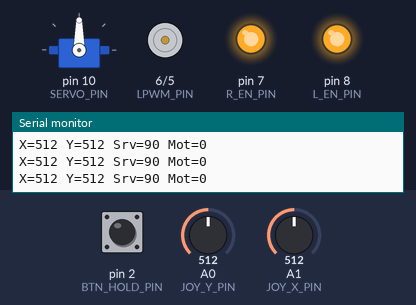
This sketch was run on a simulated Arduino Uno, built with avr-gcc and run on an emulated ATmega328P. Shown: servo, motor-driver pin pairs drawn as motors (green arrow = first pin HIGH = forward, orange = second pin HIGH = backward, longer = more drive), output pins drawn as LEDs (lit = HIGH), the last lines printed to the serial monitor. The test bench sets the inputs (shaded band); at power-on: A0 (JOY_Y_PIN) = 512, A1 (JOY_X_PIN) = 512, pin 2 (BTN_HOLD_PIN) HIGH.

Above: at 1.8 s.
1.9 s: A0 (JOY_Y_PIN) set to 716
At 4.1 s:
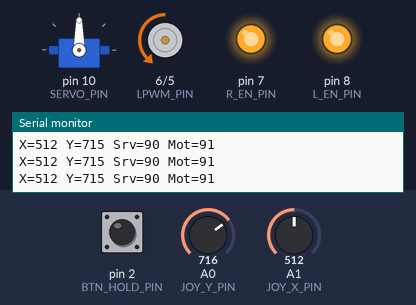
4.9 s: A1 (JOY_X_PIN) set to 0
At 7.7 s:
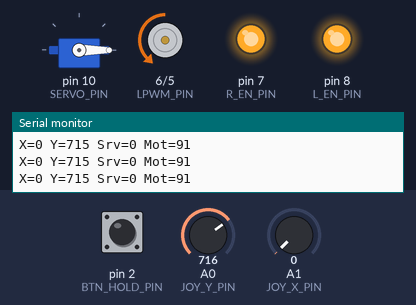
7.9 s: A0 (JOY_Y_PIN) set to 511
At 9.0 s:
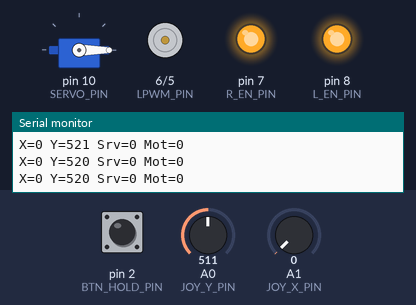
10.0 s: A1 (JOY_X_PIN) set to 511
At 10.48 s:
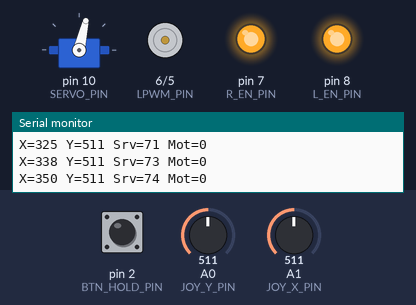
13.0 s: A0 (JOY_Y_PIN) set to 306
At 15.8 s:
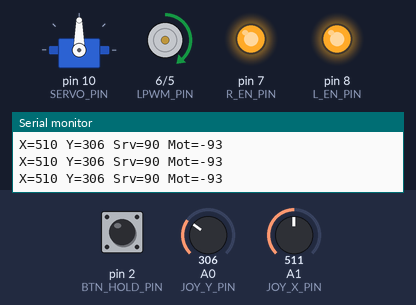
16.0 s: A1 (JOY_X_PIN) set to 1023
At 19.6 s:
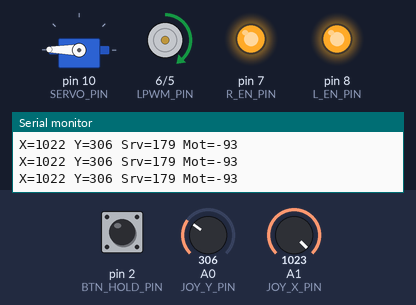
Timing chart, 0 to 20.0 s (numbered marks = the images above; inputs shaded):
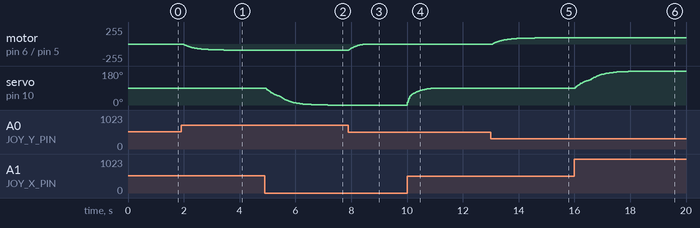

Measured:
- after the input at 1.9 s, motor on pin 6 (LPWM_PIN) / pin 5 (RPWM_PIN): moves from stopped to backward 91/255 over 1.7 s, starting after 0.08 s
- after the input at 4.9 s, servo on pin 10 (SERVO_PIN): moves from 90° to 0° over 2.2 s, starting after 0.05 s
- after the input at 7.9 s, motor on pin 6 (LPWM_PIN) / pin 5 (RPWM_PIN): moves from backward 91/255 to stopped over 0.62 s, starting at once
- after the input at 10.0 s, servo on pin 10 (SERVO_PIN): moves from 0° to 90° over 0.97 s, starting at once
- after the input at 13.0 s, motor on pin 6 (LPWM_PIN) / pin 5 (RPWM_PIN): moves from stopped to forward 93/255 over 2.1 s, starting after 0.07 s
- after the input at 16.0 s, servo on pin 10 (SERVO_PIN): moves from 90° to 179° over 2.3 s, starting at once

The sketch:

Bootsteuerung.ino
```cpp
#include <Servo.h>
#include <EEPROM.h>

// ── BTS7960 H-Brücke ────────────────────────────────────────────────────────
#define RPWM_PIN     5   // Vorwärts-PWM  (Arduino PWM-Pin)
#define LPWM_PIN     6   // Rückwärts-PWM (Arduino PWM-Pin)
#define R_EN_PIN     7   // Vorwärts-Enable (HIGH = aktiv)
#define L_EN_PIN     8   // Rückwärts-Enable (HIGH = aktiv)

// ── Sonstige Pins ───────────────────────────────────────────────────────────
#define SERVO_PIN    10
#define JOY_X_PIN    A1
#define JOY_Y_PIN    A0
#define BTN_HOLD_PIN  2  // Joystick-Taster (SW), LOW = gedrückt

// ── Joystick-Kalibrierung (EEPROM, geschrieben durch Joystick_Test) ─────────
const int      EEPROM_ADDR  = 0;
const uint16_t EEPROM_MAGIC = 0xCA01;   // muss zu Joystick_Test passen
const int      JOY_DEADZONE   = 30;     // ADC-Counts um Mitte -> 0
const uint8_t  JOY_OVERSAMPLE = 8;      // ADC-Samples pro Loop (gemittelt, kein Lag)
const float    JOY_SMOOTHING  = 0.07f;  // EMA-Faktor 0..1: klein = ruhiger/traeger

// Knick-Kennlinie (zweistueckig linear): erste KNEE_IN des Sticks deckt
// nur KNEE_OUT der Stellgroesse ab, der Rest geht steiler bis Endausschlag.
// 75% Stick -> 50% Stellgroesse (Servo: 45° Auslenkung von 90°),
// letztes Viertel -> 45°..90° Auslenkung.
const float    KNEE_IN  = 0.75f;
const float    KNEE_OUT = 0.5f;

struct Kalibrierung {
  uint16_t magic;
  int16_t  xCenter, xMin, xMax;
  int16_t  yCenter, yMin, yMax;
};

Kalibrierung kal;

Servo steeringServo;

int  heldMotorSpeed  = 0;
bool holdActive      = false;
bool prevBtnHold     = false;

// Knick-Kennlinie auf normiertem Eingang n in [0..1]:
// Abschnitt 1 (n <= KNEE_IN):  flach bis KNEE_OUT
// Abschnitt 2 (n >  KNEE_IN):  steiler bis 1.0
float kneeCurve(float n) {
  if (n <= KNEE_IN) return n * (KNEE_OUT / KNEE_IN);
  return KNEE_OUT + (n - KNEE_IN) * (1.0f - KNEE_OUT) / (1.0f - KNEE_IN);
}

// Servo-Mapping: Kalibrierung + Deadzone + Knick-Kennlinie.
int applyKneeKal(int raw, int center, int minV, int maxV,
                 int outMin, int outMax) {
  int outMid = (outMin + outMax) / 2;
  int delta  = raw - center;
  if (delta > -JOY_DEADZONE && delta < JOY_DEADZONE) return outMid;

  if (delta > 0) {
    int span = max(1, maxV - center - JOY_DEADZONE);
    float n = (float)(delta - JOY_DEADZONE) / span;
    if (n > 1.0f) n = 1.0f;
    return constrain(outMid + (int)(kneeCurve(n) * (outMax - outMid)), outMin, outMax);
  } else {
    int span = max(1, center - minV - JOY_DEADZONE);
    float n = (float)(-delta - JOY_DEADZONE) / span;
    if (n > 1.0f) n = 1.0f;
    return constrain(outMid - (int)(kneeCurve(n) * (outMid - outMin)), outMin, outMax);
  }
}

// Motor-Mapping: Kalibrierung + Deadzone, linear ueber den ganzen Bereich.
int applyLinearKal(int raw, int center, int minV, int maxV,
                   int outMin, int outMax) {
  int outMid = (outMin + outMax) / 2;
  int delta  = raw - center;
  if (delta > -JOY_DEADZONE && delta < JOY_DEADZONE) return outMid;

  if (delta > 0) {
    long out = (long)(delta - JOY_DEADZONE) * (outMax - outMid)
               / max(1, (maxV - center - JOY_DEADZONE));
    return constrain(outMid + (int)out, outMin, outMax);
  } else {
    long out = (long)(delta + JOY_DEADZONE) * (outMid - outMin)
               / max(1, (center - minV - JOY_DEADZONE));
    return constrain(outMid + (int)out, outMin, outMax);
  }
}

bool ladeKalibrierung() {
  EEPROM.get(EEPROM_ADDR, kal);
  return kal.magic == EEPROM_MAGIC;
}

void setzeKalibrierungDefault() {
  kal.xCenter = 512; kal.xMin = 0; kal.xMax = 1023;
  kal.yCenter = 512; kal.yMin = 0; kal.yMax = 1023;
}

// speed: -255 = voll rückwärts, 0 = Stopp, +255 = voll vorwärts
void setMotor(int speed) {
  speed = constrain(speed, -255, 255);

  static int8_t prevDir = 0;
  int8_t dir = (speed > 0) ? 1 : (speed < 0 ? -1 : 0);

  // Richtungswechsel: kurze Totzeit verhindert Gegenstromspike
  if (dir != 0 && prevDir != 0 && dir != prevDir) {
    analogWrite(RPWM_PIN, 0);
    analogWrite(LPWM_PIN, 0);
    delay(30);
  }
  prevDir = dir;

  if (speed > 0) {
    analogWrite(LPWM_PIN, 0);      // erst Gegenrichtung AUS
    analogWrite(RPWM_PIN, speed);  // dann Vorwärts EIN
  } else if (speed < 0) {
    analogWrite(RPWM_PIN, 0);      // erst Gegenrichtung AUS
    analogWrite(LPWM_PIN, -speed); // dann Rückwärts EIN
  } else {
    analogWrite(RPWM_PIN, 0);
    analogWrite(LPWM_PIN, 0);
  }
}

void setup() {
  Serial.begin(9600);

  pinMode(BTN_HOLD_PIN, INPUT_PULLUP);

  // PWM-Pins explizit LOW setzen, BEVOR EN-Pins aktiviert werden
  pinMode(RPWM_PIN, OUTPUT);
  pinMode(LPWM_PIN, OUTPUT);
  digitalWrite(RPWM_PIN, LOW);
  digitalWrite(LPWM_PIN, LOW);

  pinMode(R_EN_PIN, OUTPUT);
  pinMode(L_EN_PIN, OUTPUT);
  digitalWrite(R_EN_PIN, HIGH);
  digitalWrite(L_EN_PIN, HIGH);

  steeringServo.attach(SERVO_PIN, 500, 2500);
  steeringServo.writeMicroseconds(1500);

  delay(500);

  if (ladeKalibrierung()) {
    Serial.println(F(">> EEPROM: Joystick-Kalibrierung GEFUNDEN"));
    Serial.print(F("   Mitte X=")); Serial.print(kal.xCenter);
    Serial.print(F(" Y="));         Serial.println(kal.yCenter);
    Serial.print(F("   X-Bereich ")); Serial.print(kal.xMin);
    Serial.print(F(".."));            Serial.println(kal.xMax);
    Serial.print(F("   Y-Bereich ")); Serial.print(kal.yMin);
    Serial.print(F(".."));            Serial.println(kal.yMax);
  } else {
    Serial.println(F(">> EEPROM: KEINE gueltige Kalibrierung -> Default 0..1023"));
    Serial.println(F("   Hinweis: Joystick_Test (Hardwaretesting) zum Kalibrieren ausfuehren"));
    setzeKalibrierungDefault();
  }

  Serial.println(F("Bootsteuerung bereit (BTS7960)"));
}

int leseAchse(uint8_t pin) {
  uint16_t sum = 0;
  for (uint8_t i = 0; i < JOY_OVERSAMPLE; i++) sum += analogRead(pin);
  return sum / JOY_OVERSAMPLE;
}

void loop() {
  static float joyXfilt = 512.0f;
  static float joyYfilt = 512.0f;

  joyXfilt += JOY_SMOOTHING * (leseAchse(JOY_X_PIN) - joyXfilt);
  joyYfilt += JOY_SMOOTHING * (leseAchse(JOY_Y_PIN) - joyYfilt);

  int  joyX    = (int)joyXfilt;
  int  joyY    = (int)joyYfilt;
  bool btnHold = !digitalRead(BTN_HOLD_PIN);

  int servoAngle = applyKneeKal  (joyX, kal.xCenter, kal.xMin, kal.xMax,    0,  180);
  int motorSpeed = applyLinearKal(joyY, kal.yCenter, kal.yMin, kal.yMax, -255,  255);

  // Hold-Toggle: Taster einmal → Motor einfrieren, nochmal → freigeben.
  // Lenkung bleibt immer live.
  if (btnHold && !prevBtnHold) {
    if (!holdActive) {
      heldMotorSpeed = motorSpeed;
      holdActive     = true;
    } else {
      holdActive = false;
    }
  }
  prevBtnHold = btnHold;

  steeringServo.write(servoAngle);
  setMotor(holdActive ? heldMotorSpeed : motorSpeed);

  Serial.print("X=");      Serial.print(joyX);
  Serial.print(" Y=");     Serial.print(joyY);
  Serial.print(" Srv=");   Serial.print(servoAngle);
  Serial.print(" Mot=");   Serial.println(holdActive ? heldMotorSpeed : motorSpeed);

  delay(20);
}
```
